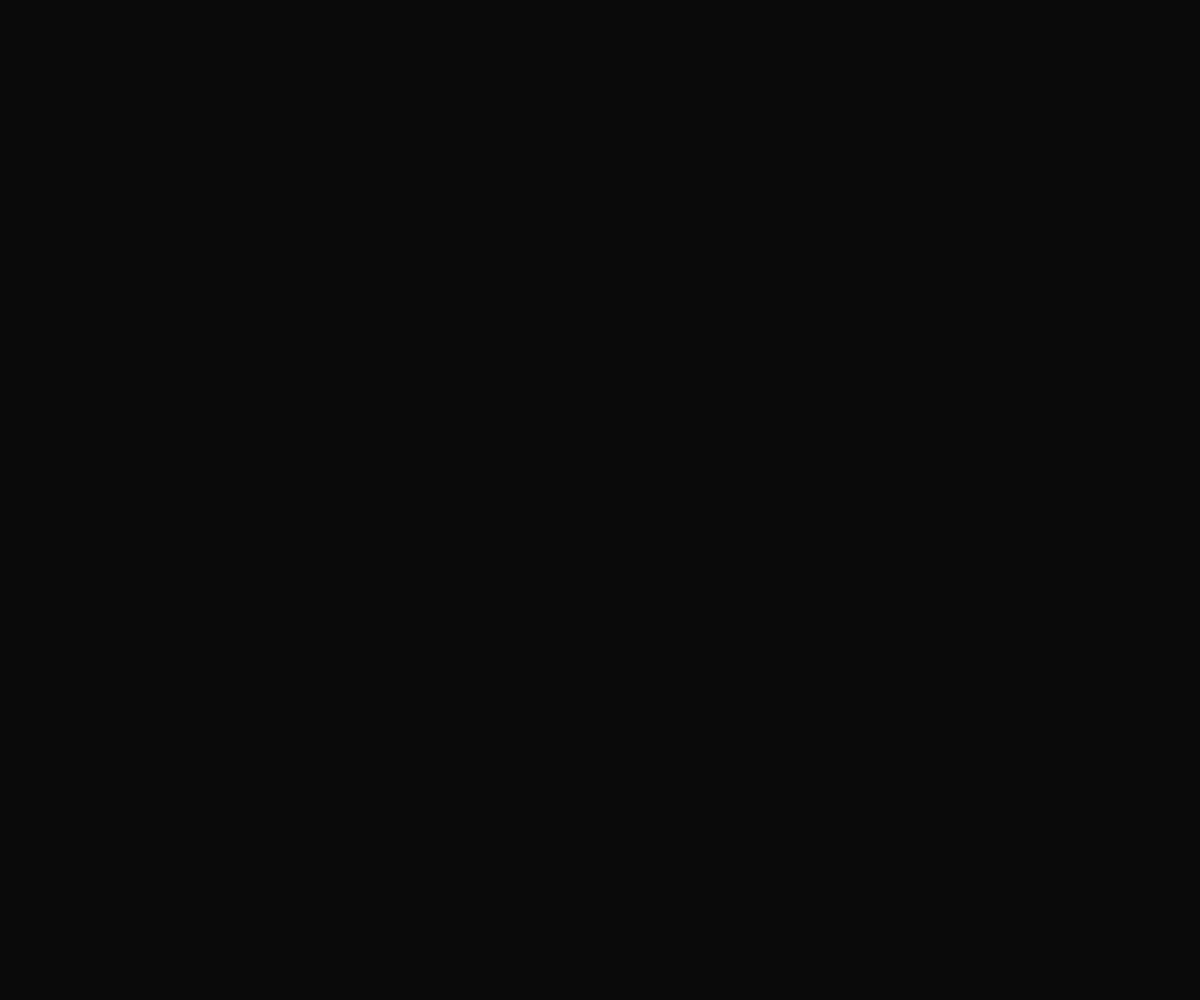
Frame 1 (no input)
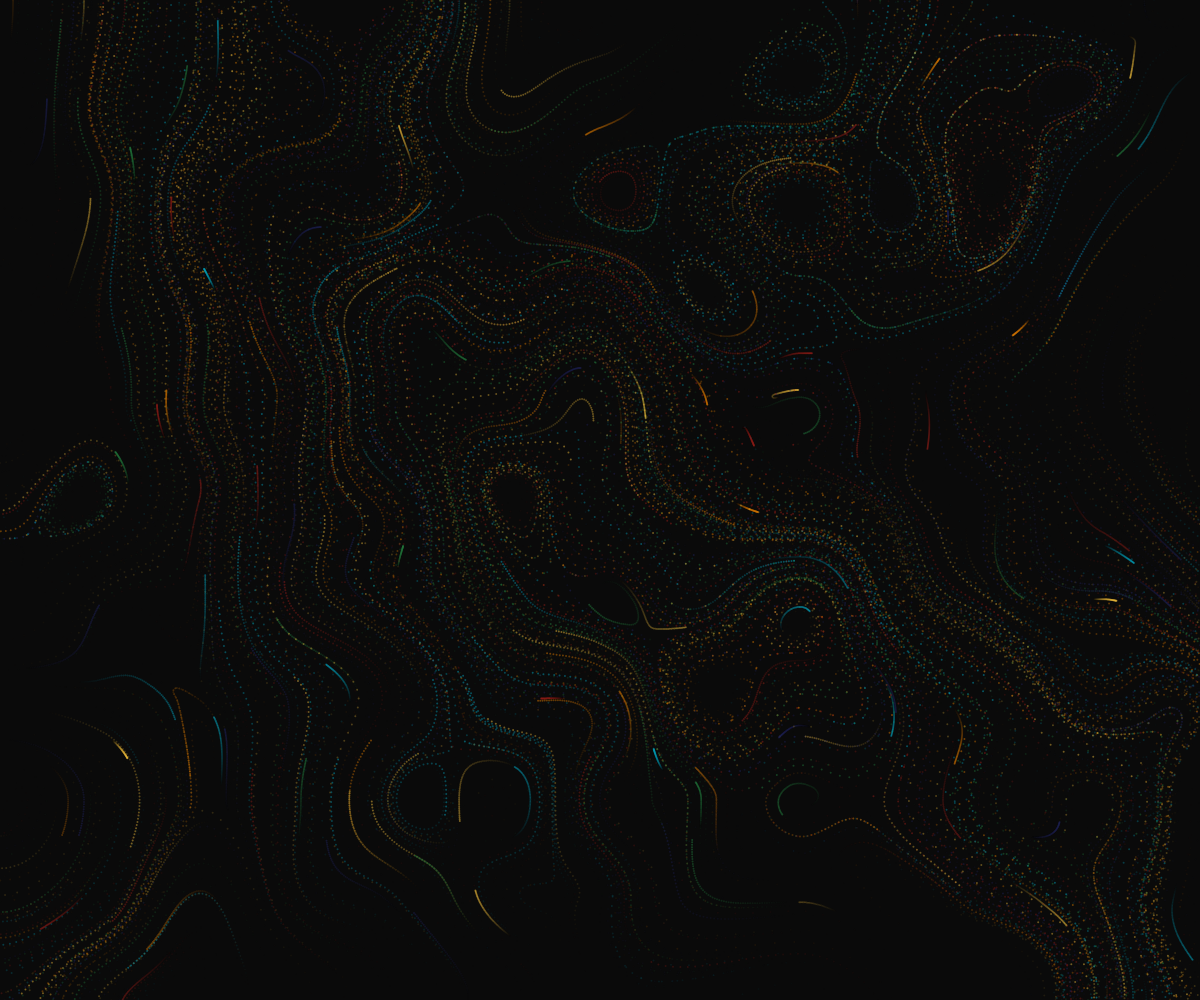
Frame 60 (no input)
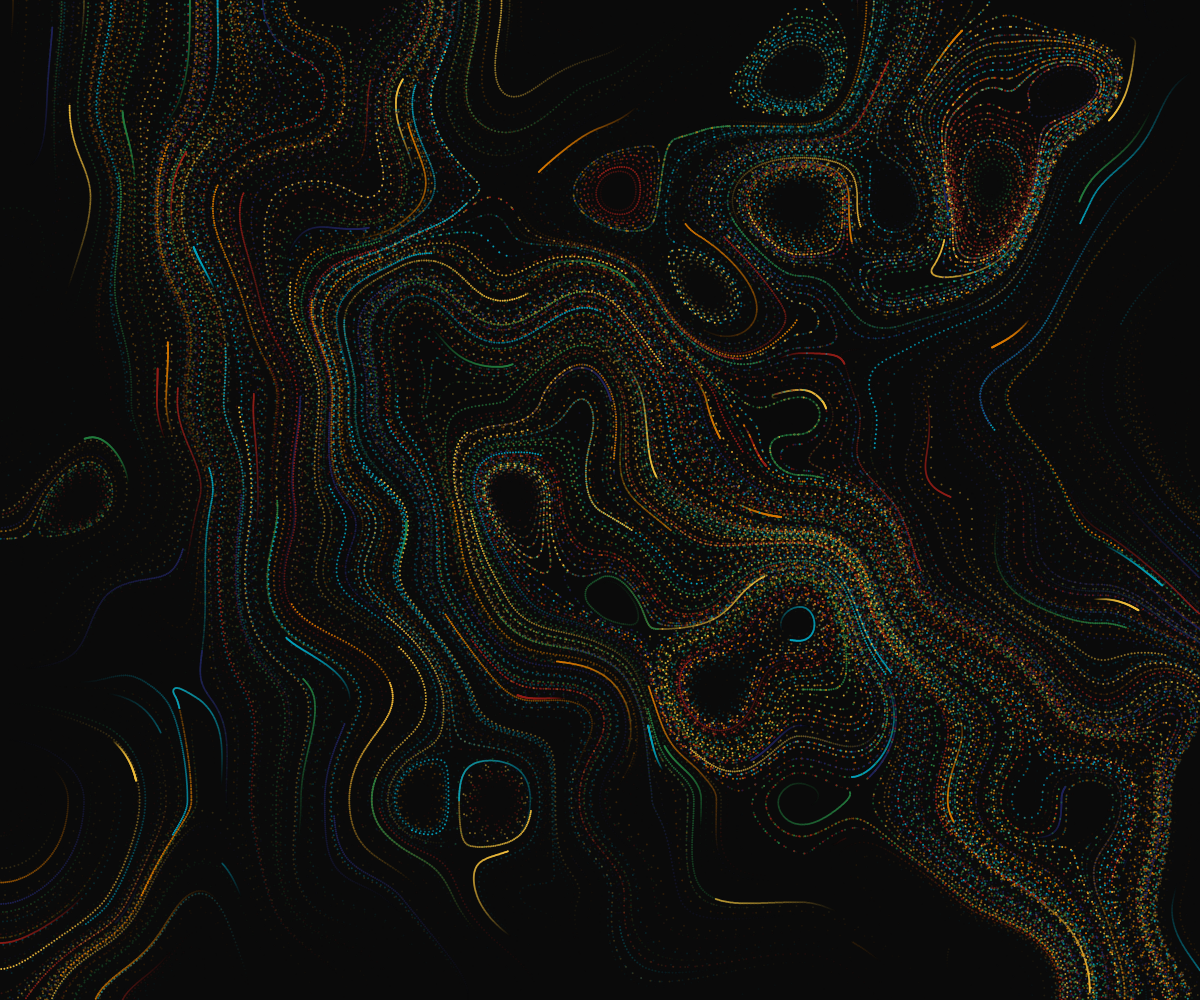
Frame 120 (the mouse pressed at the canvas centre since frame 60)

The p5.js sketch that drew these frames (run headless with seeded random() and noise() and a simulated clock; from frame 60 on, the mouse is pressed at the canvas centre):

// p5.js sketch
// ── sketch.js
var particles = [];
var maxLife;


function setup(){
    backgroundColor = color('#0a0a0a');
    createCanvas(windowWidth, windowHeight);
    background(color('#0a0a0a'));
    for(var i = 0; i < 1000; i++){
        particles[i] = new Particle();
    }
  pal = ["#04a3bd", "#f0be3d", "#931e18", "#da7901", "#247d3f", "#20235b"]//Lakota
}

function draw(){
    noStroke();
    smooth();  
 
    maxLife = 10;
    for(var i = 1; i < 1000; i++){
        var iterations = map(i,0,1000,100,1);
        var radius = 2;
        
        particles[i].move(iterations);
        particles[i].checkEdge();
        
        var alpha = 255;
        var particleColor;
        var fadeRatio;
        fadeRatio = min(particles[i].life * 5 / maxLife, 1);
        fadeRatio = min((maxLife - particles[i].life) * 5 / maxLife, fadeRatio);
        particleColor = color(pal[i%pal.length]);
        // let cNum = floor(random(pal.length))
    
        fill(red(particleColor), green(particleColor), blue(particleColor), alpha * fadeRatio);
        particles[i].display(radius);
    } 
}

function Particle(){
    this.dist = 0.2
    this.vel = createVector(0, 0);
    this.pos = createVector(random(-50, width+50), random(-50, height+50));
    this.life = random(0, maxLife);    
    this.move = function(iterations){
        if((this.life -= 0.01666) < 0)
            this.respawn();
        while(iterations > 0){

            var angle = noise(this.pos.x/800, this.pos.y/800)*TWO_PI*800;
            let v = p5.Vector.fromAngle(angle, this.dist) 
            this.pos.x += v.x;
            this.pos.y += v.y;
            --iterations;
        }
    }

    this.checkEdge = function(){
        if(this.pos.x > width || this.pos.x < 0 || this.pos.y > height || this.pos.y < 0){
            this.respawn();
        }
    }
    
    this.respawn = function(){
        this.pos.x = random(-50, width+50);
        this.pos.y = random(-50, height+50);
        this.life = maxLife;
    }

    this.display = function(r){
        ellipse(this.pos.x, this.pos.y, r, r);
    }
}
